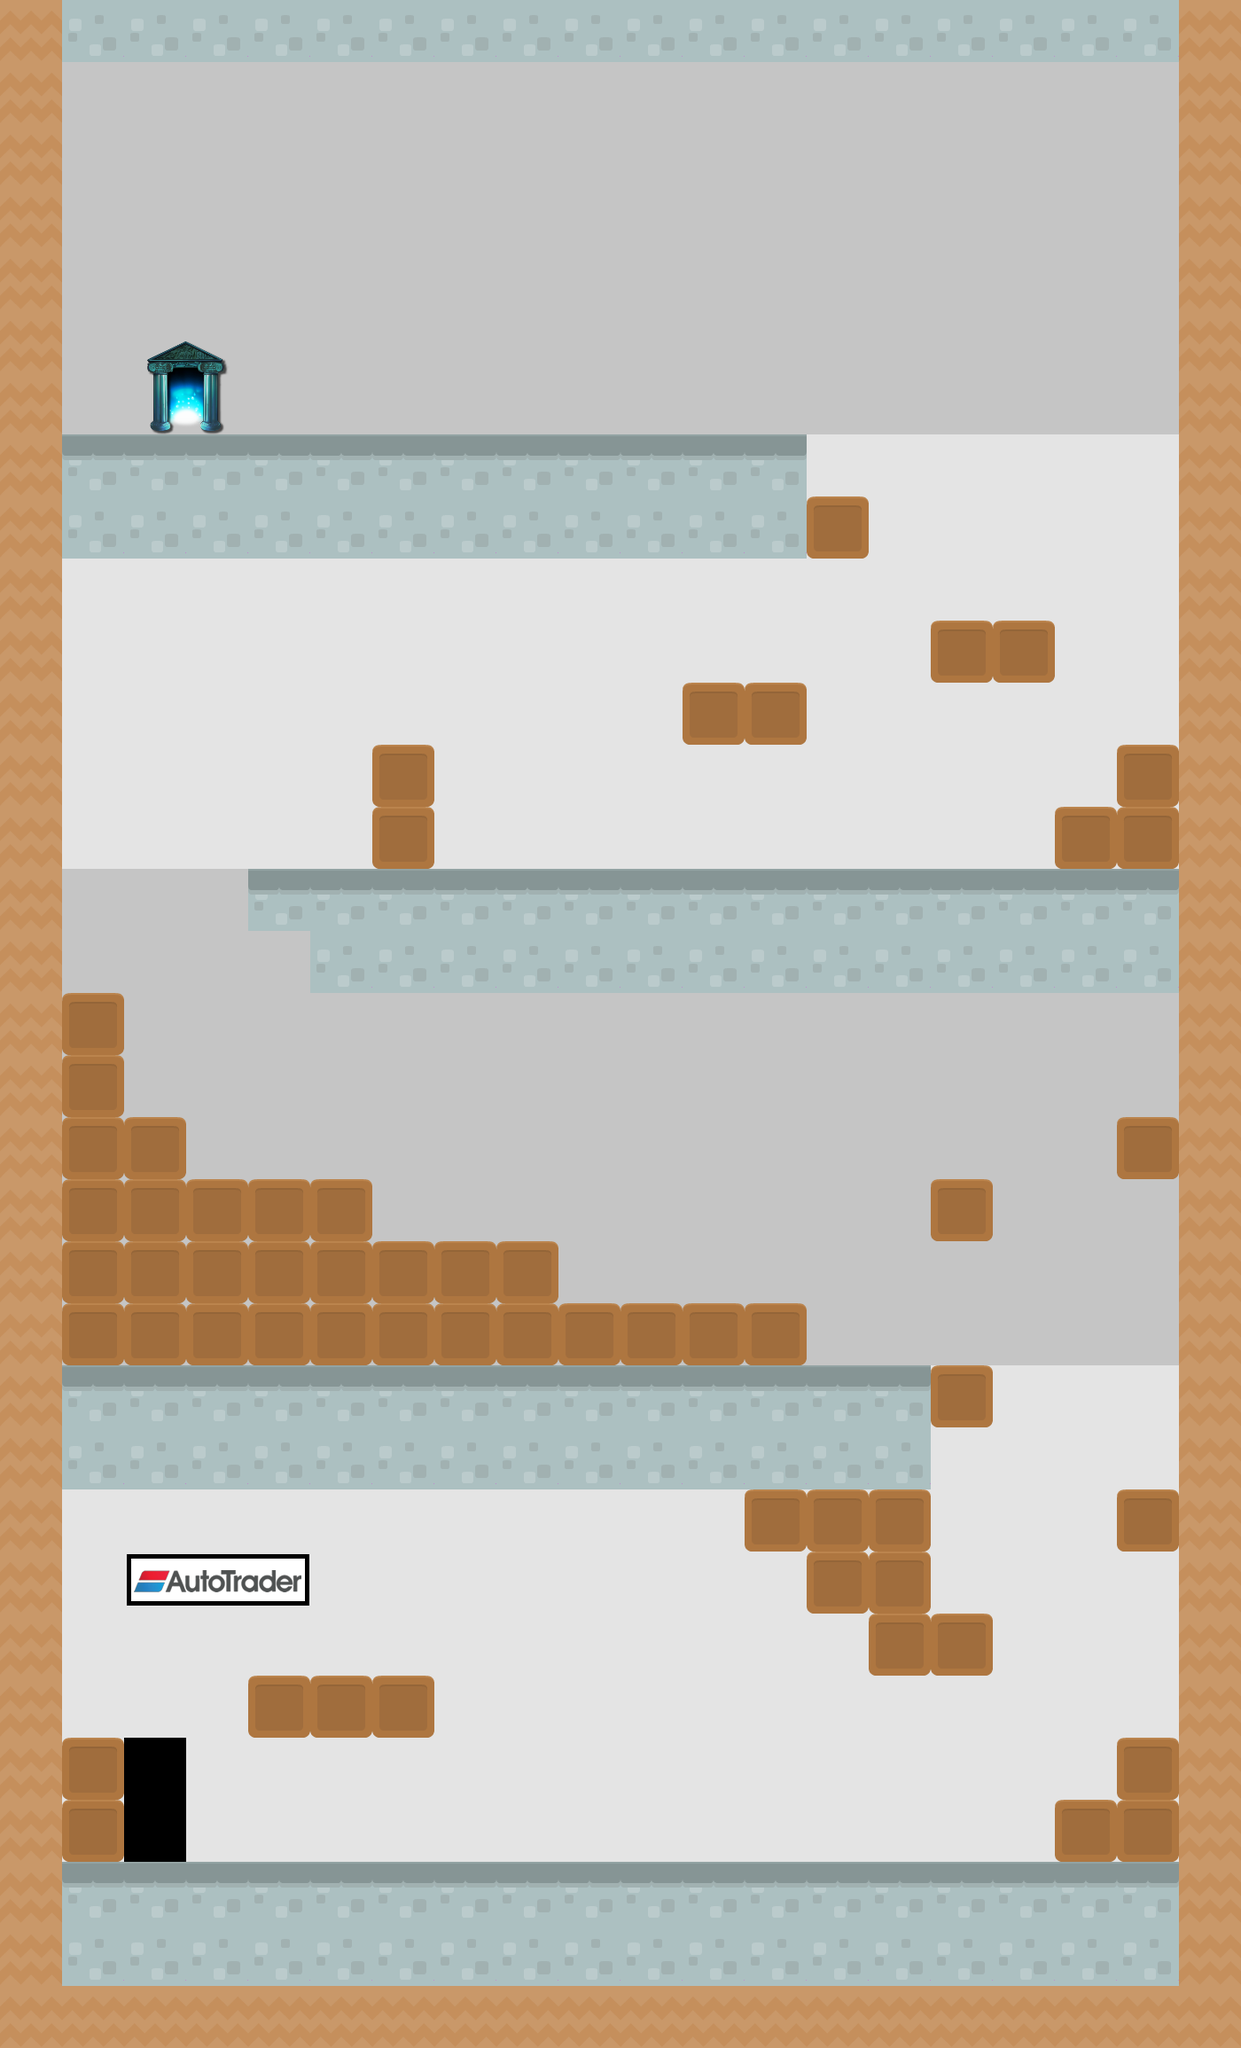

Rendered tile map (Tiled .tmx) drawn with the repository's tilesets; below, a short description and the map source with its tile grids summarised:
An orthogonal 20x33 tile map with 70x70 px tiles, 2 tile layers (background, collision), 2 tilesets.

<map version="1.0" orientation="orthogonal" renderorder="right-down" width="20" height="33" tilewidth="70" tileheight="70">
 <tileset firstgid="1" name="tiles_map" tilewidth="70" tileheight="70">
  <image source="../images/tiles_map.png" width="700" height="140" />
 </tileset>
 <tileset firstgid="21" name="tiles_map2" tilewidth="70" tileheight="70">
  <image source="../images/tiles_map2.png" width="700" height="210" />
 </tileset>
 <layer name="background" width="20" height="33">
  <data>[660 cells, 660 non-empty, 11 distinct tile ids]</data>
 </layer>
 <layer name="collision" width="20" height="33">
  <data>[660 cells, 277 non-empty, 5 distinct tile ids]</data>
 </layer>
</map>